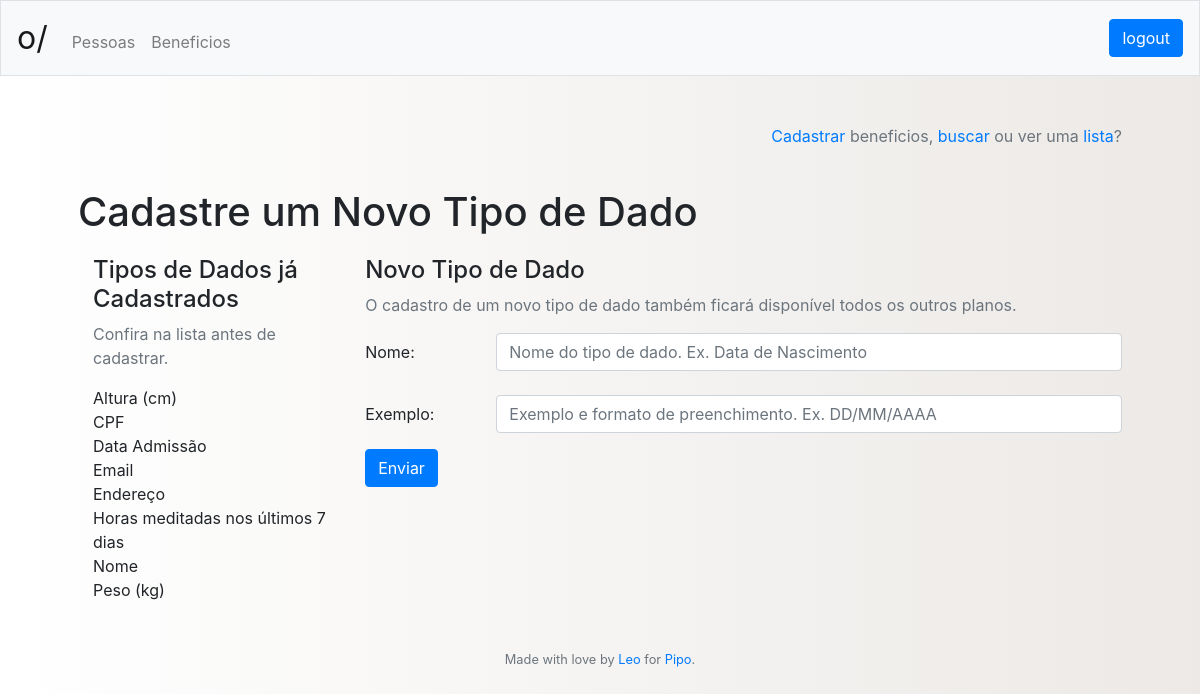
/beneficios/cadastro/dado/3 (signed in), run on the app's committed database.
### tables this page shows
CREATE TABLE datatype
	(id INTEGER NOT NULL PRIMARY KEY AUTOINCREMENT,
	name VARCHAR(100) NOT NULL,
	example VARCHAR(144) NOT NULL);

### app.py (the view)
@app.route("/beneficios/cadastro/dado/<idWho>", methods=['GET','POST'])
@login_required
def registernewdatatype(idWho):
	if it_isnt_id(idWho):
		return redirect("/")
	if request.method == "POST":
		data_list = get_all_table("datatype")
		name = request.form.get("name")
		example = request.form.get("example")
		if not name or not example:
			whoops = "Você precisa preencher os dois campos"
			return render_template("registernewdatatype.html",
											header = get_header(session),
											data_list = data_list,
											idWho = idWho, whoops = whoops)
		if register_datatype(name, example, idWho):
			return redirect("/beneficios/perfil/{}".format(idWho))
		else:
			whoops = "Houve um erro no cadastro, por favor tente novamente"
			return render_template("registernewdatatype.html",
											header = get_header(session),
											data_list = data_list,
											idWho = idWho, whoops = whoops)
	else:
		data_list = get_all_table("datatype")
		return render_template("registernewdatatype.html",
											header = get_header(session),
											data_list = data_list,
											idWho = idWho)

### app.py (called while the page is built)
@app.after_request
def after_request(response):
    response.headers["Cache-Control"] = "no-cache, no-store, must-revalidate"
    response.headers["Expires"] = 0
    response.headers["Pragma"] = "no-cache"
    return response

@app.teardown_request
def remove_session(ex=None):
    db.remove()

def login_required(f):
    @wraps(f)
    def decorated_function(*args, **kwargs):
        if session.get("id") is None:
            return redirect("/login")
        return f(*args, **kwargs)
    return decorated_function

def get_header(session):
	try:
		header = {"name": session["name"],
					"company": session["company"],
					"admin": get_admin_title(session["admin"]),
					"id": session["id"]}
	except:
		header = {"name": "",
					"company": "",
					"admin": "",
					"id": ""}
	return header

def it_isnt_id(may_be_id):
	if may_be_id is None:
		return True
	if not str(may_be_id).isdigit():
		return True
	return False

def get_all_table(table):
	try:
		table_names = ["admin", "benefit", "benefitdata", "company", "companybenefit",
						"datatype", "person", "personbenefit", "persondata"]
		if table.lower() not in table_names:
			return None
		table_all = db.execute("""SELECT * FROM {}""".format(table)).fetchall()
		return table_all
	except:
		raise Exception("Undefined SQL query error")

### templates/registernewdatatype.html
{% extends "layout.html" %}
{% block main %}
    <p align="right" class="text-muted"><a href="/beneficios/cadastro">Cadastrar</a> beneficios, <a href="/beneficios/busca">buscar</a> ou ver uma <a href="/beneficios/lista">lista</a>?</p>
    <br>
	<h1>Cadastre um Novo Tipo de Dado</h1>
    <div class="container" style="margin-top: 20px;">
        <div class="row">
            <div class="col">
                <h4>Tipos de Dados já Cadastrados</h4>
                <p class="text-muted">Confira na lista antes de cadastrar.</p>
                {% if data_list|length %}
                    {% for data in data_list|sort(attribute='name') %}
                        {{ data['name'] }}<br>
                    {% endfor %}
                {% else %}
                    <p>Não existem dados cadastrados.</p>
                {% endif %}
            </div>
            <div =class="col">
                <h4>Novo Tipo de Dado</h4>
                <p class="text-muted">O cadastro de um novo tipo de dado também ficará disponível todos os outros planos.</p>
            	<form action="/beneficios/cadastro/dado/{{ idWho }}" method="post">
                    <div class="form-group row">
                        <label for="name" class="col-sm-2 col-form-label">Nome:</label><br>
                        <div class="col-sm-10">
                            <input autocomplete="off" autofocus class="form-control" id="name" name="name" placeholder="Nome do tipo de dado. Ex. Data de Nascimento" type="text"><br>
                        </div>
                        <label for="example" class="col-sm-2 col-form-label">Exemplo:</label><br>
                        <div class="col-sm-10">
                            <input autocomplete="off" class="form-control" id="example" name="example" placeholder="Exemplo e formato de preenchimento. Ex. DD/MM/AAAA" type="text">
                        </div>
                        <br>
                    </div>
                    <button class="btn btn-primary" type="submit">Enviar</button>
                </form>
            </div>
        </div>
    </div>
{% endblock %}

### static/styles.css (style rules this page uses)
body { background: #ECE9E6; background: -webkit-linear-gradient(to right, #FFFFFF, #ECE9E6); background: linear-gradient(to right, #FFFFFF, #ECE9E6); }

### data on the page
datatype: name "Altura (cm)"
datatype: name "CPF"
datatype: name "Data Admissão"
datatype: name "Email"
datatype: name "Endereço"
datatype: name "Horas meditadas nos últimos 7 dias"
datatype: name "Nome"
datatype: name "Peso (kg)"
